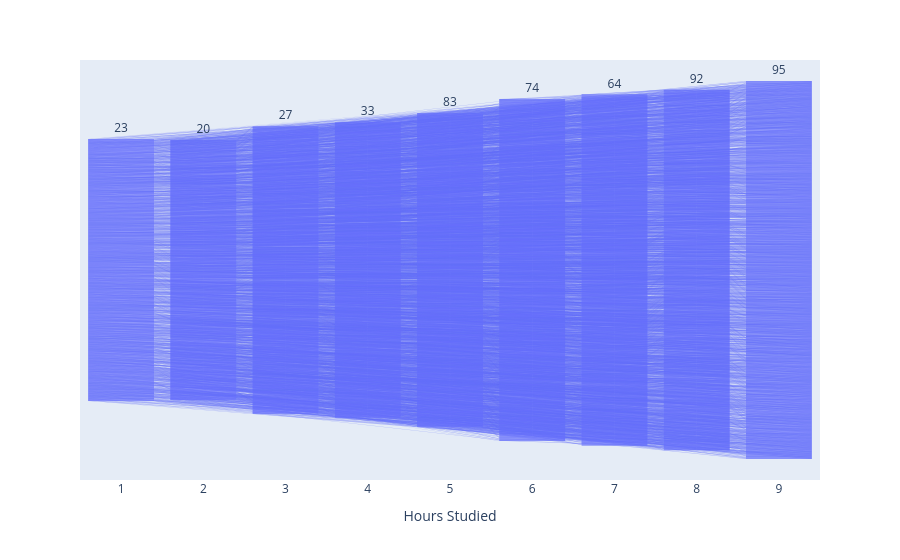

Write notebook code for a chart like this one.
### Code cell
fig = px.funnel(df,x=df["Hours Studied"],y=df["Performance Index"])
fig.show()

### Figure 1 — Plotly figure (JSON) as saved in the notebook; plotly's stock layout.template omitted (floating-point values rounded to 4 significant figures; data arrays with more than 128 entries replaced by an {"elided": "..."} marker saying what was removed)
{"data": [{"hovertemplate": "Hours Studied=%{x}<br>Performance Index=%{y}<extra></extra>", "legendgroup": "", "marker": {"color": "#636efa"}, "name": "", "orientation": "v", "showlegend": false, "type": "funnel", "x": {"elided": "10000 int values"}, "xaxis": "x", "y": {"elided": "10000 float values"}, "yaxis": "y"}], "layout": {"legend": {"tracegroupgap": 0}, "margin": {"t": 60}, "xaxis": {"anchor": "y", "domain": [0, 1], "title": {"text": "Hours Studied"}}, "yaxis": {"anchor": "x", "domain": [0, 1], "title": {"text": "Performance Index"}}}}
